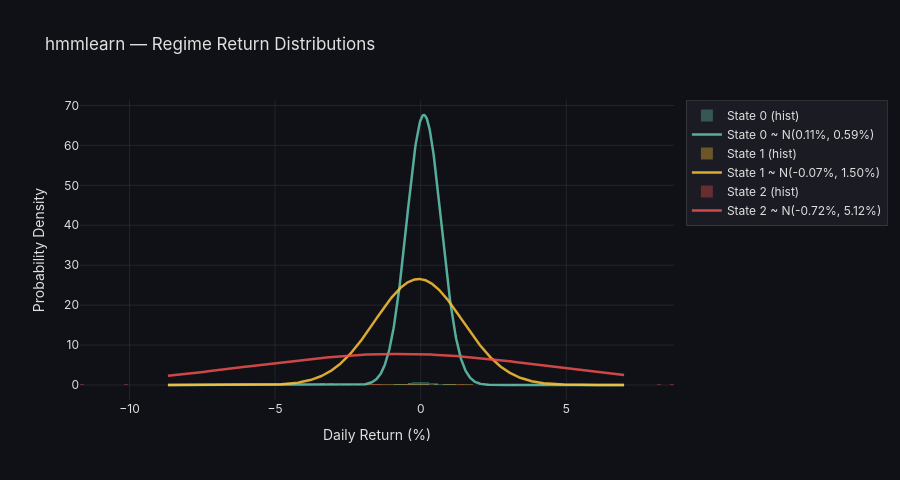
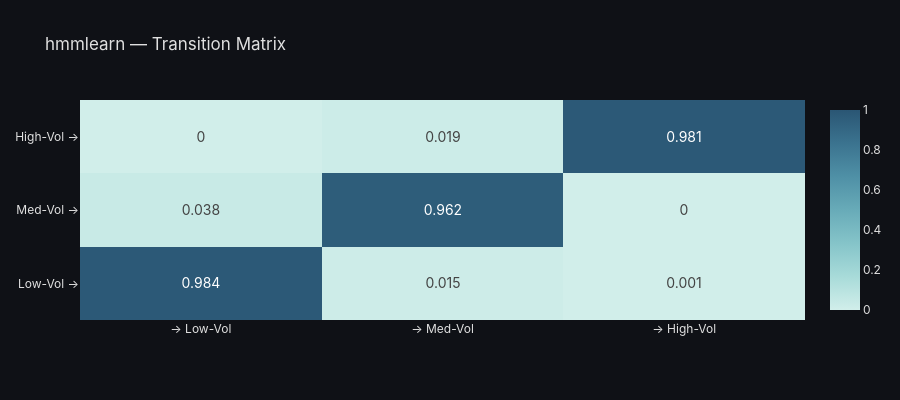

Source (notebook cell) for these figures, in order:
### Code cell
fig = plot_regime_distributions(df_hl, "HMM_HL",
                                 title="hmmlearn — Regime Return Distributions")
fig.show()

A_hl = model_hl.transmat_[np.ix_(order_hl, order_hl)]
fig  = plot_transition_matrix(A_hl, state_names=state_names,
                               title="hmmlearn — Transition Matrix")
fig.show()

### Figure 1 — Plotly figure (JSON) as saved in the notebook; plotly's stock layout.template omitted (floating-point values rounded to 4 significant figures; data arrays with more than 128 entries replaced by an {"elided": "..."} marker saying what was removed)
{"data": [{"histnorm": "probability density", "hovertemplate": "State 0<br>Return: %{x:.2f}%<br>Density: %{y:.2f}<extra></extra>", "marker": {"color": "rgba(99,  200, 180, 0.35)"}, "name": "State 0 (hist)", "showlegend": true, "type": "histogram", "x": {"elided": "1235 float values"}, "xbins": {"size": 0.15}}, {"line": {"color": "rgba(99,  200, 180, 0.85)", "width": 2.5}, "mode": "lines", "name": "State 0 ~ N(0.11%, 0.59%)", "type": "scatter", "x": {"elided": "800 float values"}, "y": {"elided": "800 float values"}}, {"histnorm": "probability density", "hovertemplate": "State 1<br>Return: %{x:.2f}%<br>Density: %{y:.2f}<extra></extra>", "marker": {"color": "rgba(255, 195,  55, 0.35)"}, "name": "State 1 (hist)", "showlegend": true, "type": "histogram", "x": {"elided": "450 float values"}, "xbins": {"size": 0.15}}, {"line": {"color": "rgba(255, 195,  55, 0.85)", "width": 2.5}, "mode": "lines", "name": "State 1 ~ N(-0.07%, 1.50%)", "type": "scatter", "x": {"elided": "800 float values"}, "y": {"elided": "800 float values"}}, {"histnorm": "probability density", "hovertemplate": "State 2<br>Return: %{x:.2f}%<br>Density: %{y:.2f}<extra></extra>", "marker": {"color": "rgba(240,  80,  80, 0.35)"}, "name": "State 2 (hist)", "showlegend": true, "type": "histogram", "x": [-3.373, -3.077, -0.3685, -4.595, -0.421, 4.24, -2.905, 4.117, -3.381, -1.667, -8.131, 5.045, -4.998, -10.06, 8.203, -11.59, 5.258, -5.196, 0.2123, -4.405, -2.59, 8.673, 1.486, 5.675, -3.024, 3.196, -1.502, -4.605, 2.281, -1.456, 6.501], "xbins": {"size": 0.15}}, {"line": {"color": "rgba(240,  80,  80, 0.85)", "width": 2.5}, "mode": "lines", "name": "State 2 ~ N(-0.72%, 5.12%)", "type": "scatter", "x": {"elided": "800 float values"}, "y": {"elided": "800 float values"}}], "layout": {"barmode": "overlay", "font": {"color": "#e0e0e0", "family": "Inter, Arial, sans-serif"}, "height": 480, "legend": {"bgcolor": "rgba(30,30,40,0.8)", "bordercolor": "rgba(80,80,80,0.5)", "borderwidth": 1}, "paper_bgcolor": "rgba(15,17,22,1)", "plot_bgcolor": "rgba(15,17,22,1)", "title": {"text": "hmmlearn — Regime Return Distributions"}, "xaxis": {"gridcolor": "rgba(80,80,80,0.3)", "showgrid": true, "title": {"text": "Daily Return (%)"}, "zeroline": false}, "yaxis": {"gridcolor": "rgba(80,80,80,0.3)", "showgrid": true, "title": {"text": "Probability Density"}, "zeroline": false}}}

### Figure 2 — Plotly figure (JSON) as saved in the notebook; plotly's stock layout.template omitted (floating-point values rounded to 4 significant figures)
{"data": [{"colorscale": [[0, "rgb(209, 238, 234)"], [0.1667, "rgb(168, 219, 217)"], [0.3333, "rgb(133, 196, 201)"], [0.5, "rgb(104, 171, 184)"], [0.6667, "rgb(79, 144, 166)"], [0.8333, "rgb(59, 115, 143)"], [1, "rgb(42, 86, 116)"]], "hovertemplate": "From %{y}<br>To %{x}<br>Prob: %{z:.4f}<extra></extra>", "text": [[0.984, 0.015, 0.001], [0.038, 0.962, 0.0], [0.0, 0.019, 0.981]], "textfont": {"size": 14}, "texttemplate": "%{text}", "type": "heatmap", "x": ["→ Low-Vol", "→ Med-Vol", "→ High-Vol"], "y": ["Low-Vol →", "Med-Vol →", "High-Vol →"], "z": [[0.9837, 0.01537, 0.0009126], [0.03784, 0.9622, 2.99e-07], [5.055e-25, 0.01881, 0.9812]], "zmax": 1, "zmin": 0}], "layout": {"font": {"color": "#e0e0e0", "family": "Inter, Arial, sans-serif"}, "height": 400, "legend": {"bgcolor": "rgba(30,30,40,0.8)", "bordercolor": "rgba(80,80,80,0.5)", "borderwidth": 1}, "paper_bgcolor": "rgba(15,17,22,1)", "plot_bgcolor": "rgba(15,17,22,1)", "title": {"text": "hmmlearn — Transition Matrix"}, "xaxis": {"gridcolor": "rgba(80,80,80,0.3)", "showgrid": true, "zeroline": false}, "yaxis": {"gridcolor": "rgba(80,80,80,0.3)", "showgrid": true, "zeroline": false}}}
